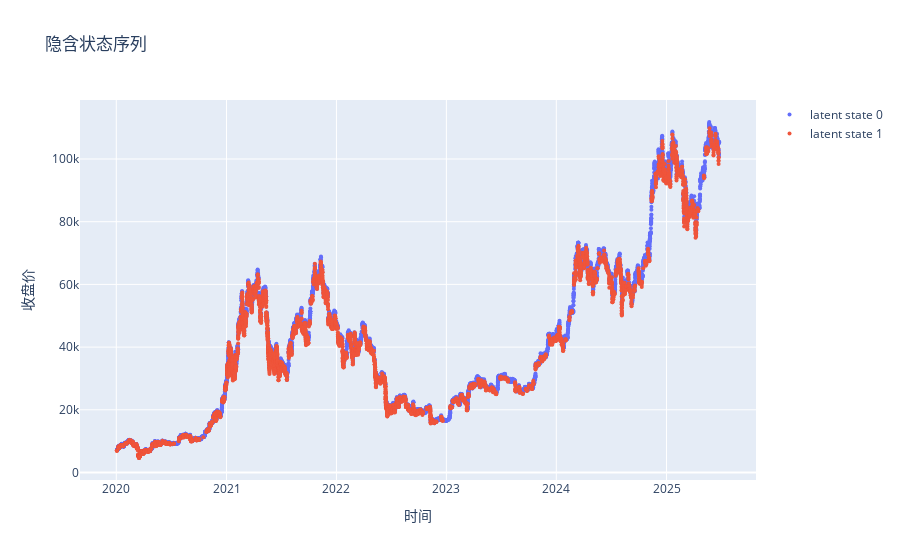

Notebook source saved alongside this figure:
### Code cell
from hmmlearn.hmm import GMMHMM  # noqa
import plotly.graph_objects as go
import plotly.express as px
import pandas as pd  # noqa

from jesse.helpers import timestamp_to_time  # noqa

mix = 3  ### GMM mix参数

close_arr = merged_bar[:, 2]
high_arr = merged_bar[:, 3][L:]
low_arr = merged_bar[:, 4][L:]

log_return = np.log(close_arr[1:] / close_arr[:-1])[L - 1 :]
log_return_L = np.log(close_arr[L:] / close_arr[:-L])
HL_diff = np.log(high_arr / low_arr)

X = np.column_stack([HL_diff, log_return_L, log_return])

datelist = np.asarray(
    [pd.Timestamp(timestamp_to_time(i)) for i in merged_bar[:, 0][L:]]
)
closeidx = merged_bar[:, 2][L:]

assert len(datelist) == len(closeidx)
assert len(datelist) == len(X)

gmm = GMMHMM(
    n_components=2,
    n_mix=mix,
    covariance_type="diag",
    n_iter=1000,
    # weights_prior=2,
    means_weight=0.5,
    random_state=study.best_params["random_state"],
)
gmm.fit(X)
latent_states_sequence = gmm.predict(X)

print(np.unique(latent_states_sequence, return_counts=True))

fig = go.Figure()
colors = px.colors.qualitative.Plotly

for i in range(gmm.n_components):
    state = latent_states_sequence == i
    fig.add_trace(
        go.Scatter(
            x=datelist[state],
            y=closeidx[state],
            mode="markers",
            name=f"latent state {i}",
            marker=dict(color=colors[i % len(colors)], size=4),
        )
    )

fig.update_layout(
    title="隐含状态序列",
    xaxis_title="时间",
    yaxis_title="收盘价",
    # width=1400,
    # height=600,
    showlegend=True,
)

fig.show()

### Figure 1 — Plotly figure (JSON) as saved in the notebook; plotly's stock layout.template omitted (floating-point values rounded to 4 significant figures; data arrays with more than 128 entries replaced by an {"elided": "..."} marker saying what was removed)
{"data": [{"marker": {"color": "#636EFA", "size": 4}, "mode": "markers", "name": "latent state 0", "type": "scatter", "x": {"elided": "9261 str values"}, "y": {"elided": "9261 float values"}}, {"marker": {"color": "#EF553B", "size": 4}, "mode": "markers", "name": "latent state 1", "type": "scatter", "x": {"elided": "5798 str values"}, "y": {"elided": "5798 float values"}}], "layout": {"showlegend": true, "title": {"text": "隐含状态序列"}, "xaxis": {"title": {"text": "时间"}}, "yaxis": {"title": {"text": "收盘价"}}}}
